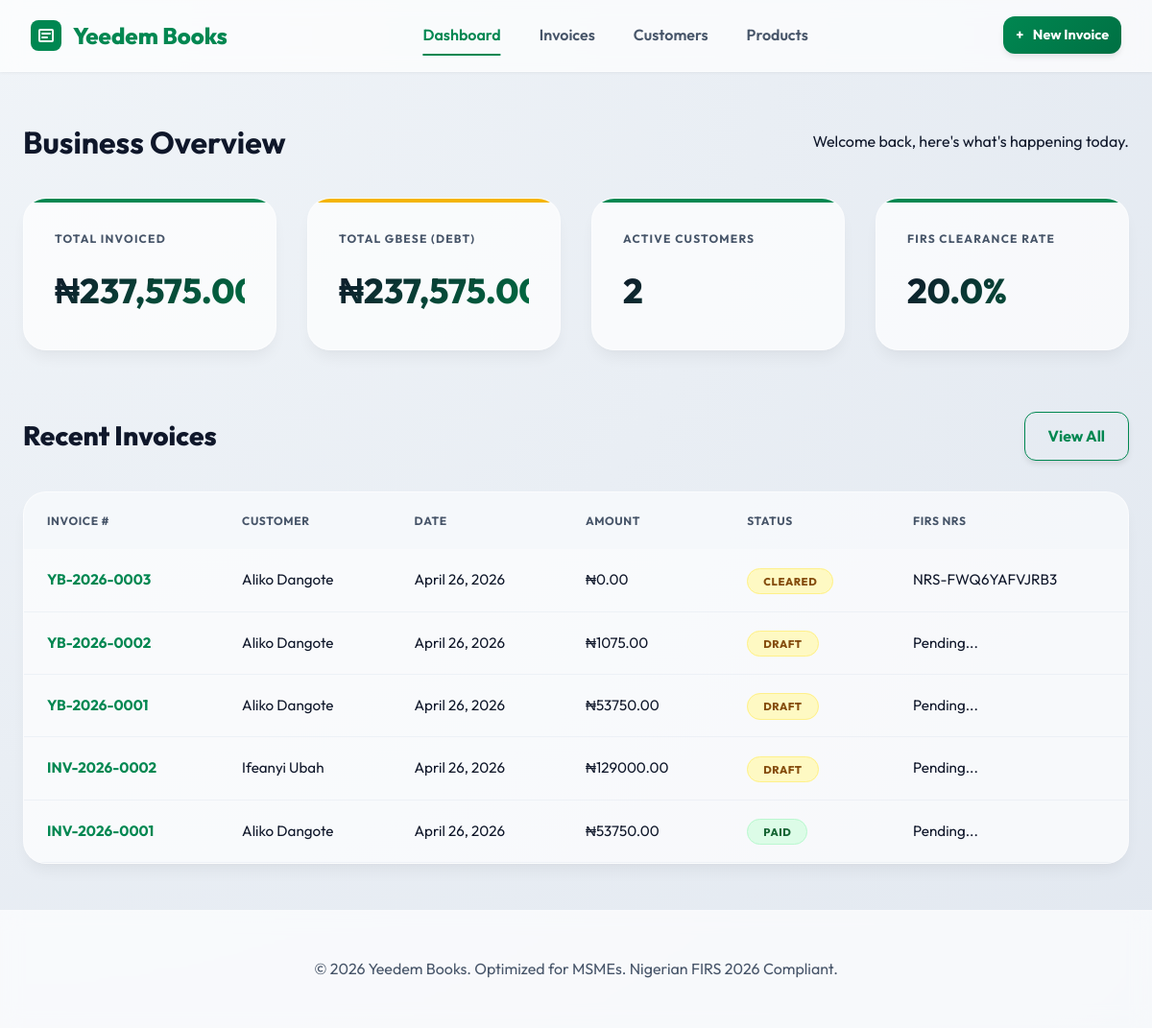
The page / on the database its author committed.
### core/models.py (models this page shows, shortened)
class Invoice(models.Model):
    CLEARANCE_CHOICES = [
        ('Pending', 'Pending'),
        ('Success', 'Success'),
        ('Failed', 'Failed'),
    ]
    STATUS_CHOICES = [
        ('Draft', 'Draft'),
        ('Cleared', 'Cleared'),
        ('Paid', 'Paid'),
        ('Partial', 'Partial'),
        ('Overdue', 'Overdue'),
        ('Cancelled', 'Cancelled'),
    ]
    invoice_number = models.CharField(max_length=50, unique=True, blank=True, help_text="Auto-generated if left blank (e.g., YB-2026-0001)")
    customer = models.ForeignKey(Customer, on_delete=models.CASCADE, related_name='invoices')
    issue_date = models.DateField()
    expected_pay_date = models.DateField(blank=True, null=True)
    subtotal = models.DecimalField(max_digits=12, decimal_places=2, default=0.00)
    vat_amount = models.DecimalField(max_digits=12, decimal_places=2, default=0.00, help_text="Auto-calculated at 7.5%")
    total_amount = models.DecimalField(max_digits=12, decimal_places=2, default=0.00)
    amount_paid = models.DecimalField(max_digits=12, decimal_places=2, default=0.00, help_text="Tracks partial/Gbese payments")
    draft_image = models.ImageField(upload_to='invoices/drafts/', blank=True, null=True)
    voice_record = models.FileField(upload_to='invoices/voice/', blank=True, null=True)
    nrs_irn = models.CharField(max_length=100, blank=True, null=True, help_text="FIRS Invoice Reference Number")
    qr_code_url = models.URLField(blank=True, null=True)
    clearance_status = models.CharField(max_length=20, choices=CLEARANCE_CHOICES, default='Pending')
    status = models.CharField(max_length=20, choices=STATUS_CHOICES, default='Draft')
    created_at = models.DateTimeField(auto_now_add=True)
    updated_at = models.DateTimeField(auto_now=True)

class Customer(models.Model):
    name = models.CharField(max_length=255)
    phone_number = models.CharField(max_length=20, help_text="Formatted for WhatsApp routing")
    email = models.EmailField(max_length=255, blank=True, null=True)
    tin = models.CharField(max_length=50, blank=True, null=True, help_text="FIRS requirement for B2B")
    trust_score = models.IntegerField(default=100, help_text="Default 100 - goes down with late payments")
    created_at = models.DateTimeField(auto_now_add=True)
    updated_at = models.DateTimeField(auto_now=True)

### core/views.py (the view)
# urls.py: path('', views.dashboard, name='dashboard'),
def dashboard(request):
    total_invoiced = Invoice.objects.aggregate(total=Sum('total_amount'))['total'] or 0
    total_paid = Invoice.objects.aggregate(total=Sum('amount_paid'))['total'] or 0
    total_debt = total_invoiced - total_paid
    customer_count = Customer.objects.count()
    total_invoices = Invoice.objects.count()
    cleared_invoices = Invoice.objects.filter(clearance_status='Success').count()
    clearance_rate = (cleared_invoices / total_invoices * 100) if total_invoices > 0 else 0
    recent_invoices = Invoice.objects.all().order_by('-created_at')[:5]
    context = {
        'total_invoiced': f"{total_invoiced:,.2f}",
        'total_debt': f"{total_debt:,.2f}",
        'customer_count': customer_count,
        'clearance_rate': round(clearance_rate, 1),
        'recent_invoices': recent_invoices,
    }
    return render(request, 'core/dashboard.html', context)

### core/templates/core/dashboard.html (shortened to what this page needs)
{% extends 'core/base.html' %}
{% block content %}
<div class="animate-fade-in">
    <div class="section-header">
        <h1>Business Overview</h1>
        <p class="text-muted">Welcome back, here's what's happening today.</p>
    </div>
    <div class="stats-grid">
        <div class="stat-card">
            <h3>Total Invoiced</h3>
            <div class="value">₦{{ total_invoiced|default:"0.00" }}</div>
        </div>
        <div class="stat-card warning">
            <h3>Total Gbese (Debt)</h3>
            <div class="value">₦{{ total_debt|default:"0.00" }}</div>
        </div>
        <div class="stat-card">
            <h3>Active Customers</h3>
            <div class="value">{{ customer_count|default:"0" }}</div>
        </div>
        <div class="stat-card">
            <h3>FIRS Clearance Rate</h3>
            <div class="value">{{ clearance_rate|default:"0" }}%</div>
        </div>
    </div>
    <div class="section-header">
        <h2>Recent Invoices</h2>
        <a href="{% url 'core:invoice_list' %}" class="btn btn-primary" style="background: none; color: var(--primary); border: 1px solid var(--primary);">View All</a>
    </div>
    <div class="card">
        <div class="table-container">
            <table>
                <thead>
                    <tr>
                        <th>Invoice #</th>
                        <th>Customer</th>
                        <th>Date</th>
                        <th>Amount</th>
                        <th>Status</th>
                        <th>FIRS NRS</th>
                    </tr>
                </thead>
                <tbody>
                    {% for invoice in recent_invoices %}
                    <tr>
                        <td>
                            <a href="{% url 'core:invoice_detail' invoice.pk %}" style="text-decoration: none; color: var(--primary); font-weight: 700;">
                                {{ invoice.invoice_number }}
                            </a>
                        </td>
                        <td>{{ invoice.customer.name }}</td>
                        <td>{{ invoice.issue_date }}</td>
                        <td>₦{{ invoice.total_amount }}</td>
                        <td>
                            <span class="badge {% if invoice.status == 'Paid' %}badge-success{% elif invoice.status == 'Overdue' %}badge-danger{% else %}badge-warning{% endif %}">
                                {{ invoice.status }}
                            </span>
                        </td>
                        <td>{{ invoice.nrs_irn|default:"Pending..." }}</td>
                    </tr>
                    {% endfor %}
                </tbody>
            </table>
        </div>
    </div>
</div>
{% endblock %}

### core/templates/core/base.html (shortened to what this page needs)
<!DOCTYPE html>
<html lang="en">
<head>
</head>
<body>
    <nav>
        <div class="nav-container" style="max-width: 1200px; margin: 0 auto; width: 100%; display: flex; justify-content: space-between; align-items: center;">
            <a href="{% url 'core:dashboard' %}" class="logo">
                <span>Yeedem Books</span>
            </a>
            <div class="nav-links">
                <a href="{% url 'core:dashboard' %}" class="{% if request.resolver_match.url_name == 'dashboard' %}active{% endif %}">Dashboard</a>
                <a href="{% url 'core:invoice_list' %}" class="{% if 'invoice' in request.resolver_match.url_name %}active{% endif %}">Invoices</a>
                <a href="{% url 'core:customer_list' %}" class="{% if 'customer' in request.resolver_match.url_name %}active{% endif %}">Customers</a>
                <a href="{% url 'core:product_list' %}" class="{% if 'product' in request.resolver_match.url_name %}active{% endif %}">Products</a>
            </div>
            <div class="nav-actions">
                <a href="{% url 'core:invoice_create' %}" class="btn btn-primary" style="padding: 0.5rem 0.8rem; font-size: 0.9rem;">
                    <span>+</span> <span class="new-invoice-text">New Invoice</span>
                </a>
            </div>
        </div>
    </nav>
    <main class="container">
        {% block content %}{% endblock %}
    </main>
    <footer>
        <p>&copy; 2026 Yeedem Books. Optimized for MSMEs. Nigerian FIRS 2026 Compliant.</p>
    </footer>
</body>
</html>

### core/templates/core/base.html (style rules this page uses)
:root { --primary: #008751; --primary-dark: #007043; --primary-light: #e6f4ed; --secondary: #f4b400; --accent: #ff6b6b; --background: #f0f4f8; --surface: rgba(255, 255, 255, 0.8); --text-dark: #0f172a; --text-muted: #475569; --white: #ffffff; --card-shadow: 0 10px 15px -3px rgba(0, 0, 0, 0.05), 0 4px 6px -2px rgba(0, 0, 0, 0.02); --glass: rgba(255, 255, 255, 0.7); --blur: blur(10px); --transition: all 0.4s cubic-bezier(0.175, 0.885, 0.32, 1.275); }
* { margin: 0; padding: 0; box-sizing: border-box; font-family: 'Outfit', sans-serif; }
body { background: radial-gradient(circle at top left, #f0f4f8, #e2e8f0); color: var(--text-dark); line-height: 1.6; min-height: 100vh; display: flex; flex-direction: column; }
nav { background: var(--glass); backdrop-filter: var(--blur); -webkit-backdrop-filter: var(--blur); padding: 1rem 2rem; display: flex; justify-content: space-between; align-items: center; box-shadow: 0 1px 3px 0 rgba(0, 0, 0, 0.05); position: sticky; top: 0; z-index: 100; border-bottom: 1px solid rgba(255, 255, 255, 0.3); }
.logo { font-size: 1.5rem; font-weight: 800; color: var(--primary); text-decoration: none; display: flex; align-items: center; gap: 0.75rem; transition: var(--transition); }
.nav-links { display: flex; gap: 2.5rem; }
.nav-links a { text-decoration: none; color: var(--text-muted); font-weight: 600; transition: var(--transition); position: relative; padding: 0.5rem 0; }
.nav-links a::after { content: ''; position: absolute; bottom: 0; left: 50%; width: 0; height: 2px; background: var(--primary); transition: var(--transition); transform: translateX(-50%); }
.nav-links a:hover::after, .nav-links a.active::after { width: 100%; }
.nav-links a:hover, .nav-links a.active { color: var(--primary); }
.container { max-width: 1200px; margin: 3rem auto; padding: 0 1.5rem; width: 100%; flex: 1; }
.btn { padding: 0.75rem 1.5rem; border-radius: 0.75rem; font-weight: 700; cursor: pointer; transition: var(--transition); border: none; text-decoration: none; display: inline-flex; align-items: center; gap: 0.6rem; box-shadow: 0 4px 6px -1px rgba(0, 0, 0, 0.1); }
.btn-primary { background: linear-gradient(135deg, var(--primary), var(--primary-dark)); color: var(--white); }
footer { background: var(--glass); backdrop-filter: var(--blur); padding: 3rem 2rem; text-align: center; color: var(--text-muted); border-top: 1px solid rgba(255, 255, 255, 0.3); margin-top: auto; }
.animate-fade-in { animation: fadeIn 0.5s ease-out forwards; }
.nav-actions { display: flex; align-items: center; gap: 1rem; }
.new-invoice-text { display: none; }
@media (min-width: 480px) { .new-invoice-text { display: inline; } }

### rows shown on the page
Invoice: invoice_number "YB-2026-0003", customer.name "Aliko Dangote", issue_date "April 26, 2026", total_amount "0.00", status "CLEARED", nrs_irn "NRS-FWQ6YAFVJRB3"
Invoice: invoice_number "YB-2026-0002", customer.name "Aliko Dangote", issue_date "April 26, 2026", total_amount "1075.00", status "DRAFT", nrs_irn "Pending..."
Invoice: invoice_number "YB-2026-0001", customer.name "Aliko Dangote", issue_date "April 26, 2026", total_amount "53750.00", status "DRAFT", nrs_irn "Pending..."
Invoice: invoice_number "INV-2026-0002", customer.name "Ifeanyi Ubah", issue_date "April 26, 2026", total_amount "129000.00", status "DRAFT", nrs_irn "Pending..."
Invoice: invoice_number "INV-2026-0001", customer.name "Aliko Dangote", issue_date "April 26, 2026", total_amount "53750.00", status "PAID", nrs_irn "Pending..."

### other values the page prints
{{ total_invoiced|default:"0.00" }} "237,575.00"
{{ total_debt|default:"0.00" }} "237,575.00"
{{ customer_count|default:"0" }} "2"
{{ clearance_rate|default:"0" }} "20.0"
